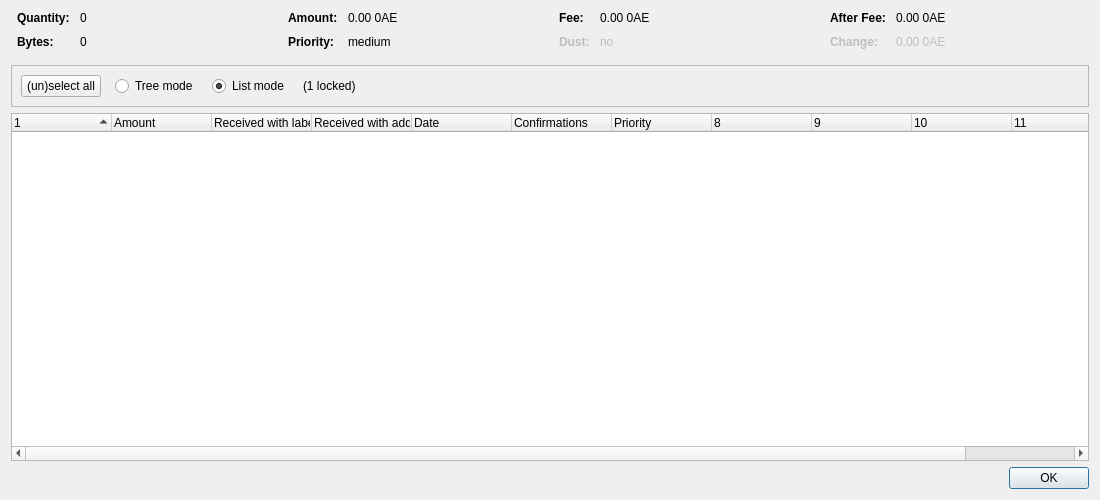
<?xml version="1.0" encoding="UTF-8"?>
<ui version="4.0">
 <class>CoinControlDialog</class>
 <widget class="QDialog" name="CoinControlDialog">
  <property name="geometry">
   <rect>
    <x>0</x>
    <y>0</y>
    <width>1100</width>
    <height>500</height>
   </rect>
  </property>
  <property name="windowTitle">
   <string>Coin Selection</string>
  </property>
  <layout class="QVBoxLayout" name="verticalLayout">
   <item>
    <layout class="QHBoxLayout" name="horizontalLayoutTop" stretch="0,0,0,0">
     <property name="topMargin">
      <number>0</number>
     </property>
     <property name="bottomMargin">
      <number>10</number>
     </property>
     <item>
      <layout class="QFormLayout" name="formLayoutCoinControl1">
       <property name="horizontalSpacing">
        <number>10</number>
       </property>
       <property name="verticalSpacing">
        <number>10</number>
       </property>
       <property name="leftMargin">
        <number>6</number>
       </property>
       <property name="rightMargin">
        <number>6</number>
       </property>
       <item row="0" column="0">
        <widget class="QLabel" name="labelCoinControlQuantityText">
         <property name="font">
          <font>
           <weight>75</weight>
           <bold>true</bold>
          </font>
         </property>
         <property name="text">
          <string>Quantity:</string>
         </property>
        </widget>
       </item>
       <item row="0" column="1">
        <widget class="QLabel" name="labelCoinControlQuantity">
         <property name="cursor">
          <cursorShape>IBeamCursor</cursorShape>
         </property>
         <property name="contextMenuPolicy">
          <enum>Qt::ActionsContextMenu</enum>
         </property>
         <property name="text">
          <string notr="true">0</string>
         </property>
         <property name="textInteractionFlags">
          <set>Qt::LinksAccessibleByMouse|Qt::TextSelectableByKeyboard|Qt::TextSelectableByMouse</set>
         </property>
        </widget>
       </item>
       <item row="1" column="0">
        <widget class="QLabel" name="labelCoinControlBytesText">
         <property name="font">
          <font>
           <weight>75</weight>
           <bold>true</bold>
          </font>
         </property>
         <property name="text">
          <string>Bytes:</string>
         </property>
        </widget>
       </item>
       <item row="1" column="1">
        <widget class="QLabel" name="labelCoinControlBytes">
         <property name="cursor">
          <cursorShape>IBeamCursor</cursorShape>
         </property>
         <property name="contextMenuPolicy">
          <enum>Qt::ActionsContextMenu</enum>
         </property>
         <property name="text">
          <string notr="true">0</string>
         </property>
         <property name="textInteractionFlags">
          <set>Qt::LinksAccessibleByMouse|Qt::TextSelectableByKeyboard|Qt::TextSelectableByMouse</set>
         </property>
        </widget>
       </item>
      </layout>
     </item>
     <item>
      <layout class="QFormLayout" name="formLayoutCoinControl2">
       <property name="horizontalSpacing">
        <number>10</number>
       </property>
       <property name="verticalSpacing">
        <number>10</number>
       </property>
       <property name="leftMargin">
        <number>6</number>
       </property>
       <property name="rightMargin">
        <number>6</number>
       </property>
       <item row="0" column="0">
        <widget class="QLabel" name="labelCoinControlAmountText">
         <property name="font">
          <font>
           <weight>75</weight>
           <bold>true</bold>
          </font>
         </property>
         <property name="text">
          <string>Amount:</string>
         </property>
        </widget>
       </item>
       <item row="0" column="1">
        <widget class="QLabel" name="labelCoinControlAmount">
         <property name="cursor">
          <cursorShape>IBeamCursor</cursorShape>
         </property>
         <property name="contextMenuPolicy">
          <enum>Qt::ActionsContextMenu</enum>
         </property>
         <property name="text">
          <string notr="true">0.00 0AE</string>
         </property>
         <property name="textInteractionFlags">
          <set>Qt::LinksAccessibleByMouse|Qt::TextSelectableByKeyboard|Qt::TextSelectableByMouse</set>
         </property>
        </widget>
       </item>
       <item row="1" column="0">
        <widget class="QLabel" name="labelCoinControlPriorityText">
         <property name="font">
          <font>
           <weight>75</weight>
           <bold>true</bold>
          </font>
         </property>
         <property name="text">
          <string>Priority:</string>
         </property>
        </widget>
       </item>
       <item row="1" column="1">
        <widget class="QLabel" name="labelCoinControlPriority">
         <property name="cursor">
          <cursorShape>IBeamCursor</cursorShape>
         </property>
         <property name="contextMenuPolicy">
          <enum>Qt::ActionsContextMenu</enum>
         </property>
         <property name="text">
          <string notr="true">medium</string>
         </property>
         <property name="textInteractionFlags">
          <set>Qt::LinksAccessibleByMouse|Qt::TextSelectableByKeyboard|Qt::TextSelectableByMouse</set>
         </property>
        </widget>
       </item>
      </layout>
     </item>
     <item>
      <layout class="QFormLayout" name="formLayoutCoinControl3">
       <property name="horizontalSpacing">
        <number>10</number>
       </property>
       <property name="verticalSpacing">
        <number>10</number>
       </property>
       <property name="leftMargin">
        <number>6</number>
       </property>
       <property name="rightMargin">
        <number>6</number>
       </property>
       <item row="0" column="0">
        <widget class="QLabel" name="labelCoinControlFeeText">
         <property name="font">
          <font>
           <weight>75</weight>
           <bold>true</bold>
          </font>
         </property>
         <property name="text">
          <string>Fee:</string>
         </property>
        </widget>
       </item>
       <item row="0" column="1">
        <widget class="QLabel" name="labelCoinControlFee">
         <property name="cursor">
          <cursorShape>IBeamCursor</cursorShape>
         </property>
         <property name="contextMenuPolicy">
          <enum>Qt::ActionsContextMenu</enum>
         </property>
         <property name="text">
          <string notr="true">0.00 0AE</string>
         </property>
         <property name="textInteractionFlags">
          <set>Qt::LinksAccessibleByMouse|Qt::TextSelectableByKeyboard|Qt::TextSelectableByMouse</set>
         </property>
        </widget>
       </item>
       <item row="1" column="0">
        <widget class="QLabel" name="labelCoinControlLowOutputText">
         <property name="enabled">
          <bool>false</bool>
         </property>
         <property name="font">
          <font>
           <weight>75</weight>
           <bold>true</bold>
          </font>
         </property>
         <property name="text">
          <string>Dust:</string>
         </property>
        </widget>
       </item>
       <item row="1" column="1">
        <widget class="QLabel" name="labelCoinControlLowOutput">
         <property name="enabled">
          <bool>false</bool>
         </property>
         <property name="cursor">
          <cursorShape>IBeamCursor</cursorShape>
         </property>
         <property name="contextMenuPolicy">
          <enum>Qt::ActionsContextMenu</enum>
         </property>
         <property name="text">
          <string notr="true">no</string>
         </property>
         <property name="textInteractionFlags">
          <set>Qt::LinksAccessibleByMouse|Qt::TextSelectableByKeyboard|Qt::TextSelectableByMouse</set>
         </property>
        </widget>
       </item>
      </layout>
     </item>
     <item>
      <layout class="QFormLayout" name="formLayoutCoinControl4">
       <property name="horizontalSpacing">
        <number>10</number>
       </property>
       <property name="verticalSpacing">
        <number>10</number>
       </property>
       <property name="leftMargin">
        <number>6</number>
       </property>
       <property name="rightMargin">
        <number>6</number>
       </property>
       <item row="0" column="0">
        <widget class="QLabel" name="labelCoinControlAfterFeeText">
         <property name="font">
          <font>
           <weight>75</weight>
           <bold>true</bold>
          </font>
         </property>
         <property name="text">
          <string>After Fee:</string>
         </property>
        </widget>
       </item>
       <item row="0" column="1">
        <widget class="QLabel" name="labelCoinControlAfterFee">
         <property name="cursor">
          <cursorShape>IBeamCursor</cursorShape>
         </property>
         <property name="contextMenuPolicy">
          <enum>Qt::ActionsContextMenu</enum>
         </property>
         <property name="text">
          <string notr="true">0.00 0AE</string>
         </property>
         <property name="textInteractionFlags">
          <set>Qt::LinksAccessibleByMouse|Qt::TextSelectableByKeyboard|Qt::TextSelectableByMouse</set>
         </property>
        </widget>
       </item>
       <item row="1" column="0">
        <widget class="QLabel" name="labelCoinControlChangeText">
         <property name="enabled">
          <bool>false</bool>
         </property>
         <property name="font">
          <font>
           <weight>75</weight>
           <bold>true</bold>
          </font>
         </property>
         <property name="text">
          <string>Change:</string>
         </property>
        </widget>
       </item>
       <item row="1" column="1">
        <widget class="QLabel" name="labelCoinControlChange">
         <property name="enabled">
          <bool>false</bool>
         </property>
         <property name="cursor">
          <cursorShape>IBeamCursor</cursorShape>
         </property>
         <property name="contextMenuPolicy">
          <enum>Qt::ActionsContextMenu</enum>
         </property>
         <property name="text">
          <string notr="true">0.00 0AE</string>
         </property>
         <property name="textInteractionFlags">
          <set>Qt::LinksAccessibleByMouse|Qt::TextSelectableByKeyboard|Qt::TextSelectableByMouse</set>
         </property>
        </widget>
       </item>
      </layout>
     </item>
    </layout>
   </item>
   <item>
    <widget class="QFrame" name="frame">
     <property name="minimumSize">
      <size>
       <width>0</width>
       <height>40</height>
      </size>
     </property>
     <property name="frameShape">
      <enum>QFrame::StyledPanel</enum>
     </property>
     <property name="frameShadow">
      <enum>QFrame::Sunken</enum>
     </property>
     <layout class="QHBoxLayout" name="horizontalLayout">
      <item>
       <layout class="QHBoxLayout" name="horizontalLayoutPanel" stretch="0,0,0,0,0">
        <property name="spacing">
         <number>14</number>
        </property>
        <item>
         <widget class="QPushButton" name="pushButtonSelectAll">
          <property name="sizePolicy">
           <sizepolicy hsizetype="Maximum" vsizetype="Fixed">
            <horstretch>0</horstretch>
            <verstretch>0</verstretch>
           </sizepolicy>
          </property>
          <property name="text">
           <string>(un)select all</string>
          </property>
          <property name="autoDefault">
           <bool>false</bool>
          </property>
         </widget>
        </item>
        <item>
         <widget class="QRadioButton" name="radioTreeMode">
          <property name="sizePolicy">
           <sizepolicy hsizetype="Maximum" vsizetype="Fixed">
            <horstretch>0</horstretch>
            <verstretch>0</verstretch>
           </sizepolicy>
          </property>
          <property name="text">
           <string>Tree mode</string>
          </property>
         </widget>
        </item>
        <item>
         <widget class="QRadioButton" name="radioListMode">
          <property name="sizePolicy">
           <sizepolicy hsizetype="Maximum" vsizetype="Fixed">
            <horstretch>0</horstretch>
            <verstretch>0</verstretch>
           </sizepolicy>
          </property>
          <property name="text">
           <string>List mode</string>
          </property>
          <property name="checked">
           <bool>true</bool>
          </property>
         </widget>
        </item>
        <item>
         <widget class="QLabel" name="labelLocked">
          <property name="text">
           <string notr="true">(1 locked)</string>
          </property>
         </widget>
        </item>
        <item>
         <spacer name="horizontalSpacer">
          <property name="orientation">
           <enum>Qt::Horizontal</enum>
          </property>
          <property name="sizeHint" stdset="0">
           <size>
            <width>40</width>
            <height>20</height>
           </size>
          </property>
         </spacer>
        </item>
       </layout>
      </item>
     </layout>
    </widget>
   </item>
   <item>
    <widget class="CoinControlTreeWidget" name="treeWidget">
     <property name="contextMenuPolicy">
      <enum>Qt::CustomContextMenu</enum>
     </property>
     <property name="sortingEnabled">
      <bool>false</bool>
     </property>
     <property name="columnCount">
      <number>12</number>
     </property>
     <attribute name="headerShowSortIndicator" stdset="0">
      <bool>true</bool>
     </attribute>
     <attribute name="headerStretchLastSection">
      <bool>false</bool>
     </attribute>
     <column>
      <property name="text">
       <string/>
      </property>
     </column>
     <column>
      <property name="text">
       <string>Amount</string>
      </property>
     </column>
     <column>
      <property name="text">
       <string>Received with label</string>
      </property>
     </column>
     <column>
      <property name="text">
       <string>Received with address</string>
      </property>
     </column>
     <column>
      <property name="text">
       <string>Date</string>
      </property>
     </column>
     <column>
      <property name="text">
       <string>Confirmations</string>
      </property>
      <property name="toolTip">
       <string>Confirmed</string>
      </property>
     </column>
     <column>
      <property name="text">
       <string>Priority</string>
      </property>
     </column>
     <column>
      <property name="text">
       <string/>
      </property>
     </column>
     <column>
      <property name="text">
       <string/>
      </property>
     </column>
     <column>
      <property name="text">
       <string/>
      </property>
     </column>
     <column>
      <property name="text">
       <string/>
      </property>
     </column>
     <column>
      <property name="text">
       <string/>
      </property>
     </column>
    </widget>
   </item>
   <item>
    <widget class="QDialogButtonBox" name="buttonBox">
     <property name="orientation">
      <enum>Qt::Horizontal</enum>
     </property>
     <property name="standardButtons">
      <set>QDialogButtonBox::Ok</set>
     </property>
    </widget>
   </item>
  </layout>
 </widget>
 <customwidgets>
  <customwidget>
   <class>CoinControlTreeWidget</class>
   <extends>QTreeWidget</extends>
   <header>coincontroltreewidget.h</header>
  </customwidget>
 </customwidgets>
 <resources/>
 <connections/>
</ui>
